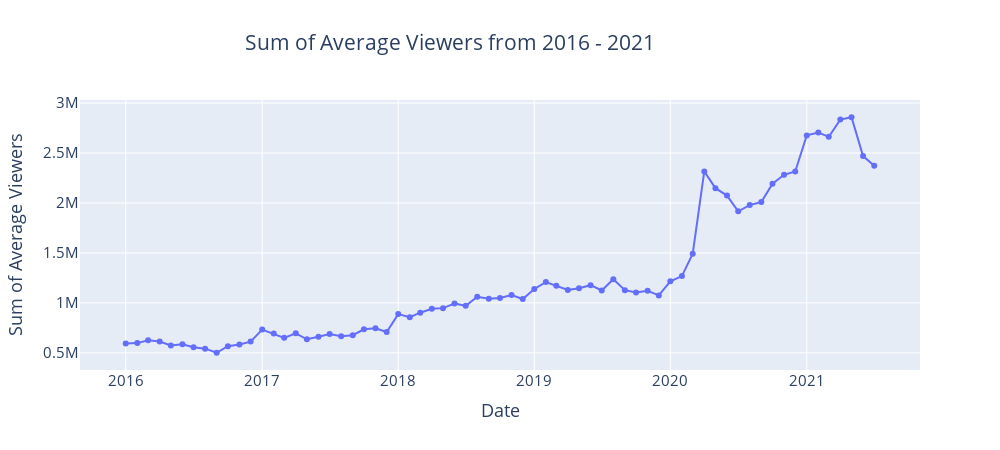

Notebook source saved alongside this figure:
### Code cell
import plotly.express as px

fig = px.line(sums, x="Date", y="Avg_viewers", width=1000, title = 'Sum of Average Viewers from 2016 - 2021', markers=True)
fig.update_layout(autosize = False, title={'x':0.45}, font={'size':15}, yaxis_title = 'Sum of Average Viewers', xaxis_title = 'Date')   # set title coordinates
fig.show()
